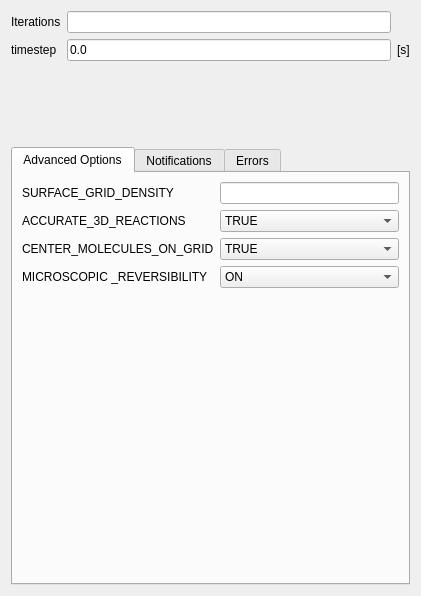
<?xml version="1.0" encoding="UTF-8"?>
<ui version="4.0">
 <class>ParamWidget</class>
 <widget class="QWidget" name="ParamWidget">
  <property name="geometry">
   <rect>
    <x>0</x>
    <y>0</y>
    <width>421</width>
    <height>596</height>
   </rect>
  </property>
  <property name="windowTitle">
   <string>Form</string>
  </property>
  <layout class="QVBoxLayout" name="verticalLayout_2">
   <item>
    <layout class="QGridLayout" name="gridLayout" columnstretch="0,1,0">
     <item row="0" column="0">
      <widget class="QLabel" name="label">
       <property name="text">
        <string>Iterations</string>
       </property>
      </widget>
     </item>
     <item row="1" column="0">
      <widget class="QLabel" name="label_2">
       <property name="text">
        <string>timestep</string>
       </property>
      </widget>
     </item>
     <item row="1" column="1">
      <widget class="QLineEdit" name="timeStepEntry">
       <property name="text">
        <string>0.0</string>
       </property>
      </widget>
     </item>
     <item row="1" column="2">
      <widget class="QLabel" name="label_15">
       <property name="text">
        <string>[s]</string>
       </property>
      </widget>
     </item>
     <item row="0" column="1">
      <widget class="QLineEdit" name="iterEntry"/>
     </item>
    </layout>
   </item>
   <item>
    <spacer name="verticalSpacer_2">
     <property name="orientation">
      <enum>Qt::Vertical</enum>
     </property>
     <property name="sizeHint" stdset="0">
      <size>
       <width>20</width>
       <height>21</height>
      </size>
     </property>
    </spacer>
   </item>
   <item>
    <widget class="QTabWidget" name="tabWidget">
     <property name="currentIndex">
      <number>0</number>
     </property>
     <widget class="QWidget" name="advancedTab">
      <attribute name="title">
       <string>Advanced Options</string>
      </attribute>
      <layout class="QVBoxLayout" name="verticalLayout">
       <item>
        <layout class="QGridLayout" name="gridLayout_2">
         <item row="0" column="0">
          <widget class="QLabel" name="label_3">
           <property name="text">
            <string>SURFACE_GRID_DENSITY</string>
           </property>
          </widget>
         </item>
         <item row="0" column="1">
          <widget class="QLineEdit" name="surfGridEdit"/>
         </item>
         <item row="1" column="0">
          <widget class="QLabel" name="label_4">
           <property name="text">
            <string>ACCURATE_3D_REACTIONS</string>
           </property>
          </widget>
         </item>
         <item row="1" column="1">
          <widget class="QComboBox" name="acc3DCombo">
           <property name="currentText">
            <string>TRUE</string>
           </property>
           <item>
            <property name="text">
             <string>TRUE</string>
            </property>
           </item>
           <item>
            <property name="text">
             <string>FALSE</string>
            </property>
           </item>
          </widget>
         </item>
         <item row="2" column="0">
          <widget class="QLabel" name="label_5">
           <property name="text">
            <string>CENTER_MOLECULES_ON_GRID</string>
           </property>
          </widget>
         </item>
         <item row="2" column="1">
          <widget class="QComboBox" name="centerMolCombo">
           <item>
            <property name="text">
             <string>TRUE</string>
            </property>
           </item>
           <item>
            <property name="text">
             <string>FALSE</string>
            </property>
           </item>
          </widget>
         </item>
         <item row="3" column="0">
          <widget class="QLabel" name="label_6">
           <property name="text">
            <string>MICROSCOPIC _REVERSIBILITY</string>
           </property>
          </widget>
         </item>
         <item row="3" column="1">
          <widget class="QComboBox" name="microRevCombo">
           <item>
            <property name="text">
             <string>ON</string>
            </property>
           </item>
           <item>
            <property name="text">
             <string>OFF</string>
            </property>
           </item>
          </widget>
         </item>
        </layout>
       </item>
       <item>
        <spacer name="verticalSpacer">
         <property name="orientation">
          <enum>Qt::Vertical</enum>
         </property>
         <property name="sizeHint" stdset="0">
          <size>
           <width>20</width>
           <height>284</height>
          </size>
         </property>
        </spacer>
       </item>
      </layout>
     </widget>
     <widget class="QWidget" name="tab_2">
      <attribute name="title">
       <string>Notifications</string>
      </attribute>
      <layout class="QGridLayout" name="gridLayout_3">
       <item row="0" column="0">
        <widget class="QLabel" name="label_18">
         <property name="text">
          <string>BOX_TRIANGULATION_REPORT</string>
         </property>
        </widget>
       </item>
       <item row="0" column="1">
        <widget class="QComboBox" name="comboBox_11">
         <item>
          <property name="text">
           <string>OFF</string>
          </property>
         </item>
         <item>
          <property name="text">
           <string>ON</string>
          </property>
         </item>
        </widget>
       </item>
       <item row="1" column="0">
        <widget class="QLabel" name="label_8">
         <property name="text">
          <string>DIFFUSION_CONSTANT_REPORT</string>
         </property>
        </widget>
       </item>
       <item row="1" column="1">
        <widget class="QComboBox" name="comboBox">
         <item>
          <property name="text">
           <string>ON</string>
          </property>
         </item>
         <item>
          <property name="text">
           <string>OFF</string>
          </property>
         </item>
        </widget>
       </item>
       <item row="2" column="0">
        <widget class="QLabel" name="label_7">
         <property name="text">
          <string>PROBABILITY_REPORT</string>
         </property>
        </widget>
       </item>
       <item row="2" column="1">
        <widget class="QComboBox" name="comboBox_2">
         <item>
          <property name="text">
           <string>BRIEF</string>
          </property>
         </item>
         <item>
          <property name="text">
           <string>ON</string>
          </property>
         </item>
        </widget>
       </item>
       <item row="3" column="0">
        <widget class="QLabel" name="label_9">
         <property name="text">
          <string>FILE_OUTPUT_REPORT</string>
         </property>
        </widget>
       </item>
       <item row="3" column="1">
        <widget class="QComboBox" name="comboBox_3">
         <item>
          <property name="text">
           <string>OFF</string>
          </property>
         </item>
         <item>
          <property name="text">
           <string>ON</string>
          </property>
         </item>
        </widget>
       </item>
       <item row="4" column="0">
        <widget class="QLabel" name="label_10">
         <property name="text">
          <string>FINAL_SUMMARY</string>
         </property>
        </widget>
       </item>
       <item row="4" column="1">
        <widget class="QComboBox" name="comboBox_4">
         <item>
          <property name="text">
           <string>ON</string>
          </property>
         </item>
         <item>
          <property name="text">
           <string>OFF</string>
          </property>
         </item>
        </widget>
       </item>
       <item row="5" column="0">
        <widget class="QLabel" name="label_11">
         <property name="text">
          <string>ITERATION_REPORT</string>
         </property>
        </widget>
       </item>
       <item row="5" column="1">
        <widget class="QComboBox" name="comboBox_5">
         <item>
          <property name="text">
           <string>ON</string>
          </property>
         </item>
         <item>
          <property name="text">
           <string>OFF</string>
          </property>
         </item>
        </widget>
       </item>
       <item row="6" column="0">
        <widget class="QLabel" name="label_12">
         <property name="text">
          <string>PARTITION_LOCATION_REPORT</string>
         </property>
        </widget>
       </item>
       <item row="6" column="1">
        <widget class="QComboBox" name="comboBox_6">
         <item>
          <property name="text">
           <string>OFF</string>
          </property>
         </item>
         <item>
          <property name="text">
           <string>ON</string>
          </property>
         </item>
        </widget>
       </item>
       <item row="7" column="0">
        <widget class="QLabel" name="label_19">
         <property name="text">
          <string>PROBABILITY_REPORT</string>
         </property>
        </widget>
       </item>
       <item row="7" column="1">
        <widget class="QComboBox" name="comboBox_12">
         <item>
          <property name="text">
           <string>ON</string>
          </property>
         </item>
         <item>
          <property name="text">
           <string>OFF</string>
          </property>
         </item>
        </widget>
       </item>
       <item row="8" column="0">
        <widget class="QLabel" name="label_20">
         <property name="text">
          <string>PROBABILITY_THESHOLD</string>
         </property>
        </widget>
       </item>
       <item row="8" column="1">
        <widget class="QLineEdit" name="lineEdit"/>
       </item>
       <item row="9" column="0">
        <widget class="QLabel" name="label_13">
         <property name="text">
          <string>VARYING_PROBABILITY_REPORT</string>
         </property>
        </widget>
       </item>
       <item row="9" column="1">
        <widget class="QComboBox" name="comboBox_7">
         <item>
          <property name="text">
           <string>ON</string>
          </property>
         </item>
         <item>
          <property name="text">
           <string>OFF</string>
          </property>
         </item>
        </widget>
       </item>
       <item row="10" column="0">
        <widget class="QLabel" name="label_14">
         <property name="text">
          <string>PROGRESS_REPORT</string>
         </property>
        </widget>
       </item>
       <item row="10" column="1">
        <widget class="QComboBox" name="comboBox_8">
         <item>
          <property name="text">
           <string>ON</string>
          </property>
         </item>
         <item>
          <property name="text">
           <string>OFF</string>
          </property>
         </item>
        </widget>
       </item>
       <item row="11" column="0">
        <widget class="QLabel" name="label_16">
         <property name="text">
          <string>RELEASE_EVENT_REPORT</string>
         </property>
        </widget>
       </item>
       <item row="11" column="1">
        <widget class="QComboBox" name="comboBox_9">
         <item>
          <property name="text">
           <string>ON</string>
          </property>
         </item>
         <item>
          <property name="text">
           <string>OFF</string>
          </property>
         </item>
        </widget>
       </item>
       <item row="12" column="0">
        <widget class="QLabel" name="label_17">
         <property name="text">
          <string>MOLECULE_COLLISION_REPORT</string>
         </property>
        </widget>
       </item>
       <item row="12" column="1">
        <widget class="QComboBox" name="comboBox_10">
         <item>
          <property name="text">
           <string>OFF</string>
          </property>
         </item>
         <item>
          <property name="text">
           <string>ON</string>
          </property>
         </item>
        </widget>
       </item>
       <item row="13" column="0">
        <widget class="QLabel" name="label_21">
         <property name="text">
          <string>ALL_NOTIFICATIONS</string>
         </property>
        </widget>
       </item>
       <item row="13" column="1">
        <widget class="QComboBox" name="comboBox_13">
         <item>
          <property name="text">
           <string>OFF</string>
          </property>
         </item>
         <item>
          <property name="text">
           <string>ON</string>
          </property>
         </item>
        </widget>
       </item>
      </layout>
     </widget>
     <widget class="QWidget" name="tab_3">
      <attribute name="title">
       <string>Errors</string>
      </attribute>
     </widget>
    </widget>
   </item>
  </layout>
 </widget>
 <resources/>
 <connections/>
</ui>
